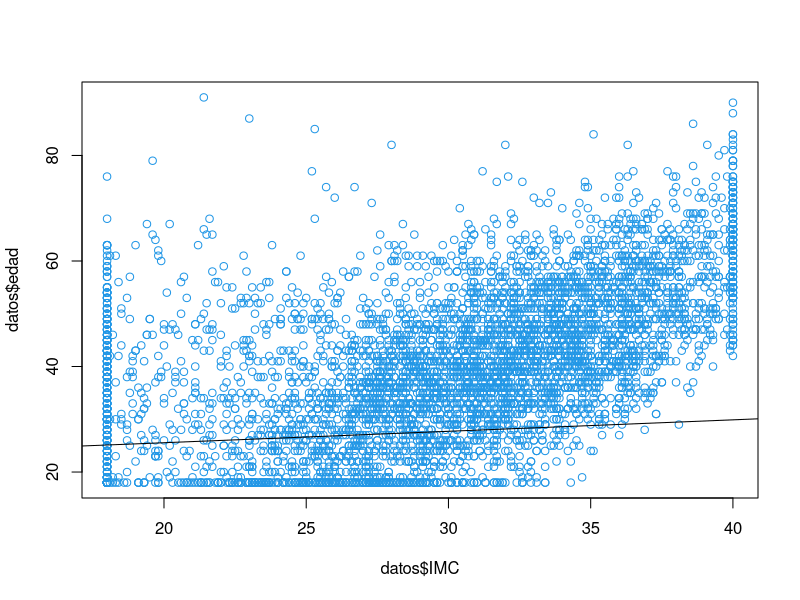
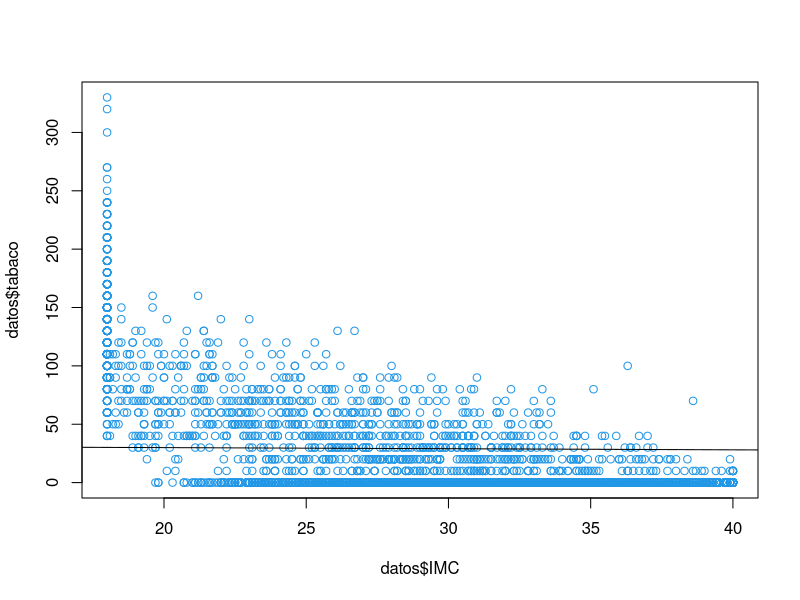
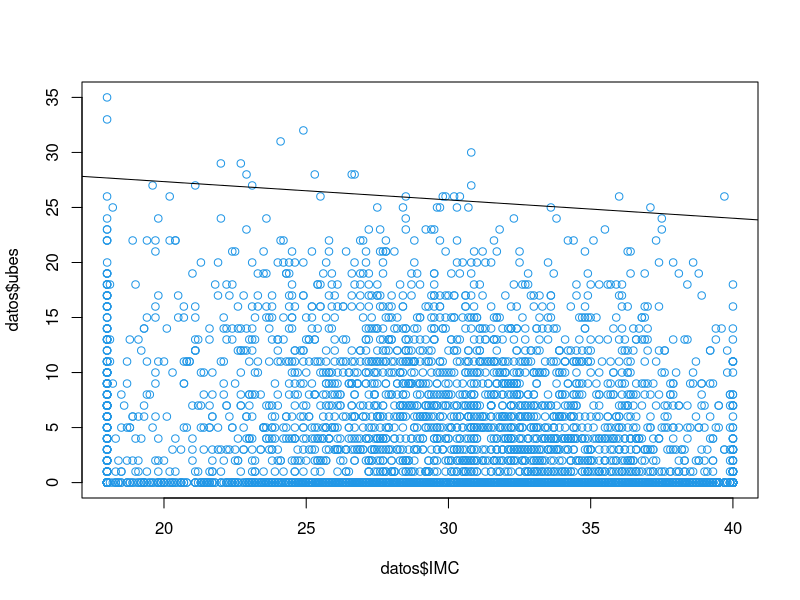
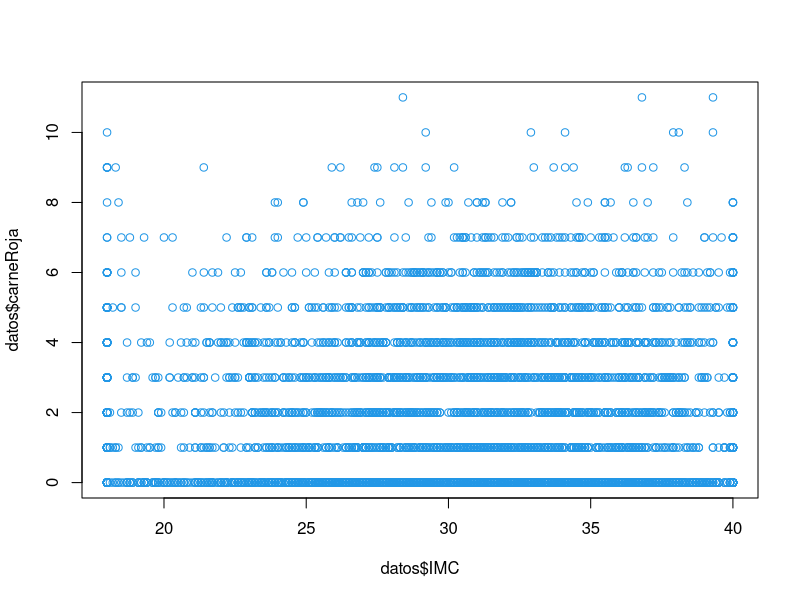
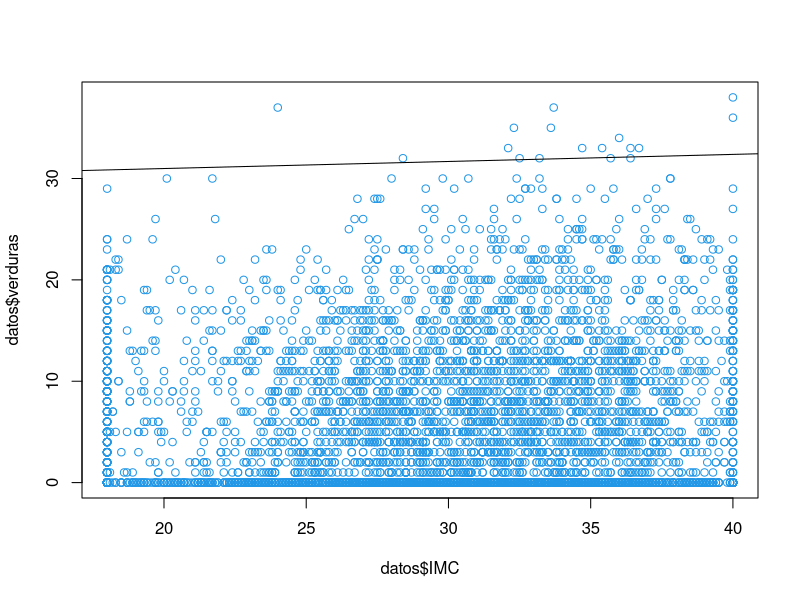
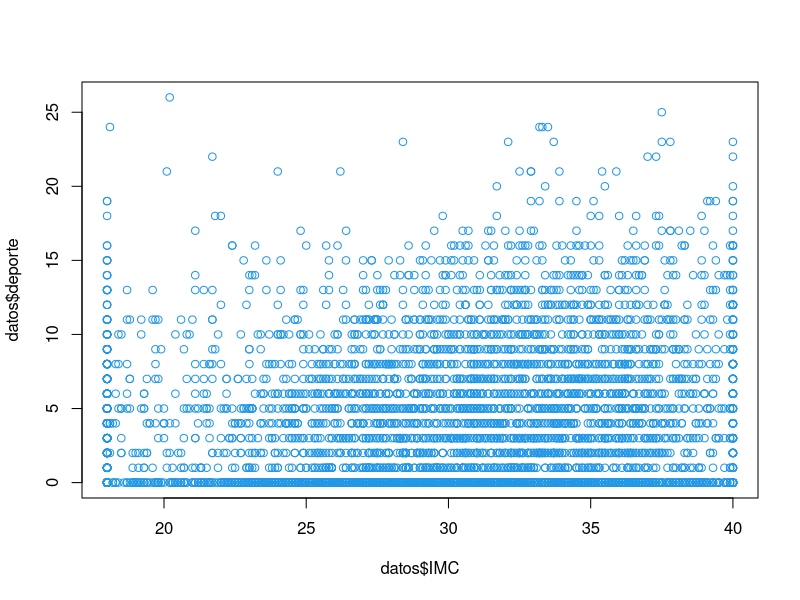
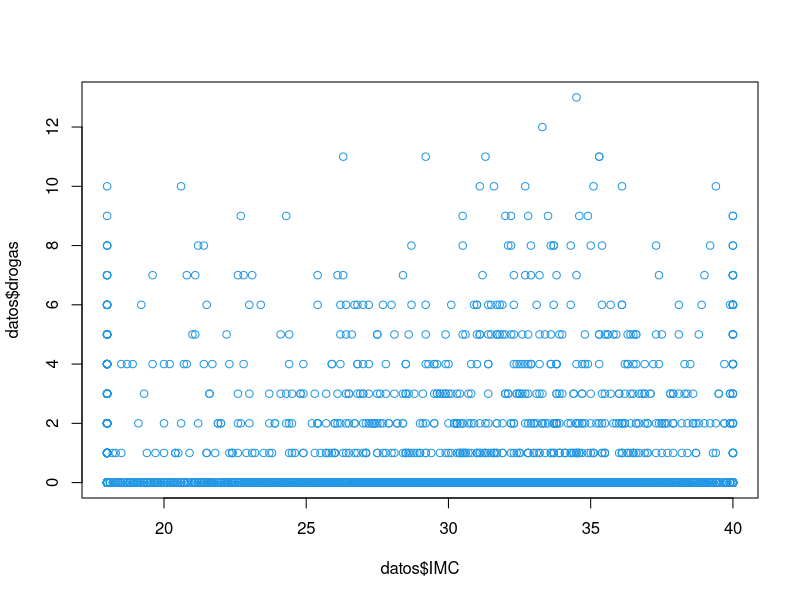

R code for these plots, in order:
# =============================================================================
#
# Trabajo elaborado por:
#   * Antonio J. Galán Herrera
#
# =============================================================================


# Importacion de paquetes necesarios
library("tidyverse")



# APARTADO 01 -----------------------------------------------------------------

  # Usando la funcion 'read_csv' del paquete 'readr'
  # se exporta el fichero con formato 'tibble'.
  datos <- read_csv("../Recursos/12306.csv", col_types=cols(sexo=col_factor(),
                                                            dietaEsp=col_factor(),
                                                            nivEstPad=col_factor(),
                                                            nivEstudios=col_factor(),
                                                            nivIngresos=col_factor()))



# APARTADO 02 -----------------------------------------------------------------

  # Se crea la columna 'IMC' segun el enunciado
  datos$IMC <- datos$peso / datos$altura^2
  
  
  
# APARTADO 03 -----------------------------------------------------------------

  # Se limpian las columnas con algun NA de los datos,
  # usando la funcion 'na.exclude()' o 'na.omit()'
  datos <- na.exclude(datos)

    # Esta nueva variable 'datos' es de un tamaño menor,
    # ya que no cuenta con algunas de sus columnas anteriores
  
  
  
# APARTADO 04 -----------------------------------------------------------------

  # Medias
  datosMedios <- c(peso_M     = mean(datos$peso),
                   altura_M   = mean(datos$altura),
                   edad_M     = mean(datos$edad),
                   tabaco_M   = mean(datos$tabaco),
                   ubes_M     = mean(datos$ubes),
                   carne_M    = mean(datos$carneRoja),
                   verduras_M = mean(datos$verduras),
                   deporte_M  = mean(datos$deporte),
                   droga_M    = mean(datos$drogas),
                   IMC_M      = mean(datos$IMC))

  # Desviaciones tipicas
  datosDesviados <- c(peso_DT     = sd(datos$peso),
                      altura_DT   = sd(datos$altura),
                      edad_DT     = sd(datos$edad),
                      tabaco_DT   = sd(datos$tabaco),
                      ubes_DT     = sd(datos$ubes),
                      carne_DT    = sd(datos$carneRoja),
                      verduras_DT = sd(datos$verduras),
                      deporte_DT  = sd(datos$deporte),
                      droga_DT    = sd(datos$drogas),
                      IMC_DT      = sd(datos$IMC))
  
  
  
# APARTADO 05 -----------------------------------------------------------------

  # Modelos
  mod01 <- lm(IMC ~ sexo, datos)
  mod02 <- lm(IMC ~ edad, datos)
  mod03 <- lm(IMC ~ tabaco, datos)
  mod04 <- lm(IMC ~ ubes, datos)
  mod05 <- lm(IMC ~ carneRoja, datos)
  mod06 <- lm(IMC ~ verduras, datos)
  mod07 <- lm(IMC ~ deporte, datos)
  mod08 <- lm(IMC ~ drogas, datos)
  mod09 <- lm(IMC ~ nivEstPad, datos)
  mod10 <- lm(IMC ~ nivEstudios, datos)
  mod11 <- lm(IMC ~ nivIngresos, datos)
  
    # Cada variable anterior contiene:
    # * El coeficiente de regresion (modXX$coefficients).
    # * El coeficiente de determinacion (summary(modXX)$r.squared).
  
  
  
# APARTADO 06 -----------------------------------------------------------------
  
  # Graficos de dispersion (variables cuantitativas)
  plot(datos$IMC, datos$edad, col=4)
  abline(mod02)
  
  plot(datos$IMC, datos$tabaco, col=4)
  abline(mod03)
  
  plot(datos$IMC, datos$ubes, col=4)
  abline(mod04)
  
  plot(datos$IMC, datos$carneRoja, col=4)
  abline(mod05)
  
  plot(datos$IMC, datos$verduras, col=4)
  abline(mod06)
  
  plot(datos$IMC, datos$deporte, col=4)
  abline(mod07)
  
  plot(datos$IMC, datos$drogas, col=4)
  abline(mod08)
  
  
  
# APARTADO 07 -----------------------------------------------------------------
  
  # Separa un conjunto de datos en 3 subconjuntos disjuntos: Entrenamiento, Test
  # y Validacion; se dividiran segun las proporciones indicadas.
  # * datos:  conjunto de datos del que obtener los subconjuntos
  # * p1:     porcentaje del subconjunto de Entrenamiento
  # * p2:     porcentaje que divide a '1-p1'
  obtenerConjuntos <- function(datos, p1, p2) {
    rdatos  <- 1:nrow(datos)
    rTrain  <- sample(rdatos, p1 * length(rdatos))
    rTemp   <- setdiff(rdatos, rTrain)
    rTest   <- sample(rTemp, p2 * length(rTemp))
    rValid  <- setdiff(rTemp, rTest)
    
    list(entrenamiento=datos[rTrain,], test=datos[rTest,], validacion=datos[rValid,])  
  }
  
  
  # Conjuntos obtenidos
  obtenerConjuntos(datos, .6, .5)   # 0.6 : Entrenamiento
                                    # 0.5 : el resto que no es Entrenamiento
                                    #     0.4 * 0.5 = 0.2 : Test
                                    #     0.4 * 0.5 = 0.2 : Validacion
                                    #
                                    # 0.6 + 0.2 + 0.2 = 1
  
  
# APARTADO 08 -----------------------------------------------------------------
  
  # Declaracion de Funciones --------------------------------------------------
    
    # Realiza el ajuste lineal sobre un conjunto de datos.
    # * datos:  conjunto de datos
    # * y:      variable a explicar
    # * x:      variable explicatoria
    ajusteLineal <- function(df, y, x) {
      lm(str_c(y, "~", x), df)
    }
    
  
    # Calcula el coeficiente de determinacion (R²) a partir de un modelo.
    # * datos:  conjunto de datos del modelo
    # * modelo: modelo
    # * y:      variable a explicar
    calcularR2 <- function(df, mod, y) {
      MSE  <- mean((df[[y]] - predict.lm(mod, df)) ^ 2)
      varY <- mean(df[[y]] ^ 2) - mean(df[[y]]) ^ 2
      
      R2   <- 1 - MSE / varY
      R2a  <- 1 - (1- R2) * (nrow(df) - 1) / (nrow(df) - mod$rank)
      
      
      tibble(MSE=MSE, varY=varY, R2=R2, R2a=R2a)
    }
    
    
    # Calcula un modelo lineal a partir de un conjunto de entrenamiento, y el
    # coeficiente de determinación (R²) a partir de un conjunto de test.
    # * dfTrain:  conjunto de entrenamiento
    # * dfTest:   conjunto de test
    # * y:        variable a explicar
    # * x:        variable explicatoria
    calcularR2modelo <- function(dfTrain, dfTest, y, x) {
      modelo        <- ajusteLineal(dfTrain, y, x)
      coeficientes  <- calcularR2(dfTest, modelo, y)
      
      
      coeficientes$R2a
    }
    
    
  # Calculos ------------------------------------------------------------------
  
    # Variables predictoras
    predictoras <- names(datos[-length(datos)])   # Todas menos 'IMC' (la ultima)
    
    
    # Separar los datos: Entrenamiento (60 %), Test (20 %) y Validacion (20 %)
    conjuntos <- obtenerConjuntos(datos, .6, .5)
    
      # Los 3 subconjuntos son disjuntos
    
    
    # Calcular los 14 R² de los 14 modelos lineales unidimensionales
    r2a <- predictoras %>% map_dbl(calcularR2modelo, dfTrain=conjuntos$entrenamiento, dfTest=conjuntos$test, y="IMC")
    
      # Esto permitira escoger el mejor modelo eliminando fluctuaciones estadisticas
    
    
    # Obtener la mejor variable para una prediccion unidimensional
    mejorVariable <- predictoras[which.max(r2a)]
    
    
    # Obtener el mejor modelo usando el conjunto de entrenamiento
    mejorModelo <- ajusteLineal(conjuntos$entrenamiento, "IMC", mejorVariable)
    
      # Obtener su R² con el conjunto de test
      calcularR2(conjuntos$test, mejorModelo, "IMC")
    
      # Obtener su R² con el conjunto de validacion
      calcularR2(conjuntos$valid, mejorModelo, "IMC")
      
      
